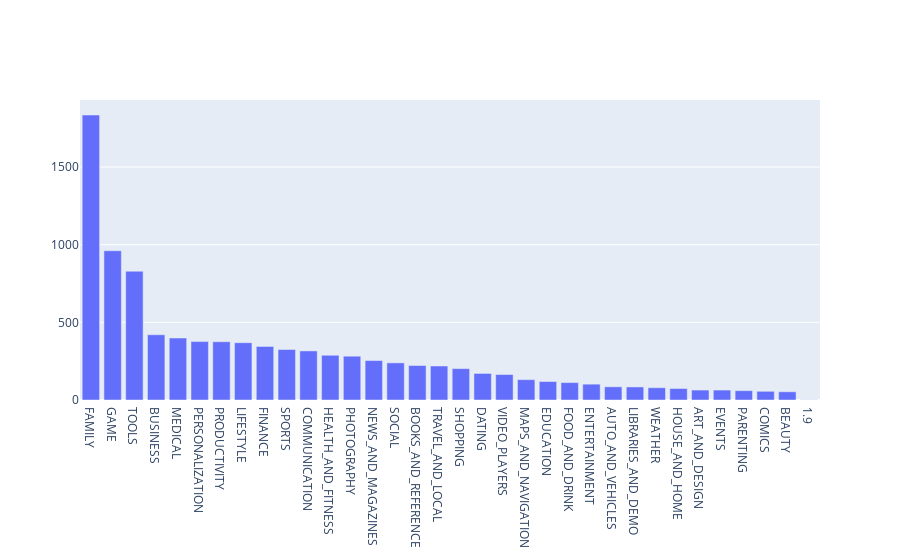

Notebook source saved alongside this figure:
### Code cell
import plotly
plotly.offline.init_notebook_mode(connected=True)
import plotly.graph_objs as go

# Print the total number of unique categories
num_categories = len(apps["Category"].unique())
print('Number of categories = ', num_categories)

# Count the number of apps in each 'Category' and sort them in descending order
num_apps_in_category = apps["Category"].value_counts().sort_values(ascending = False)

data = [go.Bar(
        x = num_apps_in_category.index, # index = category name
        y = num_apps_in_category.values, # value = count
)]

plotly.offline.iplot(data)

### Figure 1 — Plotly figure (JSON) as saved in the notebook; plotly's stock layout.template omitted (floating-point values rounded to 4 significant figures)
{"data": [{"type": "bar", "x": ["FAMILY", "GAME", "TOOLS", "BUSINESS", "MEDICAL", "PERSONALIZATION", "PRODUCTIVITY", "LIFESTYLE", "FINANCE", "SPORTS", "COMMUNICATION", "HEALTH_AND_FITNESS", "PHOTOGRAPHY", "NEWS_AND_MAGAZINES", "SOCIAL", "BOOKS_AND_REFERENCE", "TRAVEL_AND_LOCAL", "SHOPPING", "DATING", "VIDEO_PLAYERS", "MAPS_AND_NAVIGATION", "EDUCATION", "FOOD_AND_DRINK", "ENTERTAINMENT", "AUTO_AND_VEHICLES", "LIBRARIES_AND_DEMO", "WEATHER", "HOUSE_AND_HOME", "ART_AND_DESIGN", "EVENTS", "PARENTING", "COMICS", "BEAUTY", "1.9"], "y": [1835, 961, 829, 420, 399, 376, 375, 369, 345, 325, 316, 288, 282, 254, 239, 222, 219, 202, 171, 164, 131, 119, 112, 102, 85, 84, 79, 74, 64, 64, 60, 56, 53, 1]}], "layout": {"autosize": true, "xaxis": {"autorange": true, "range": [-0.5, 33.5], "type": "category"}, "yaxis": {"autorange": true, "range": [0, 1932.0], "type": "linear"}}}
